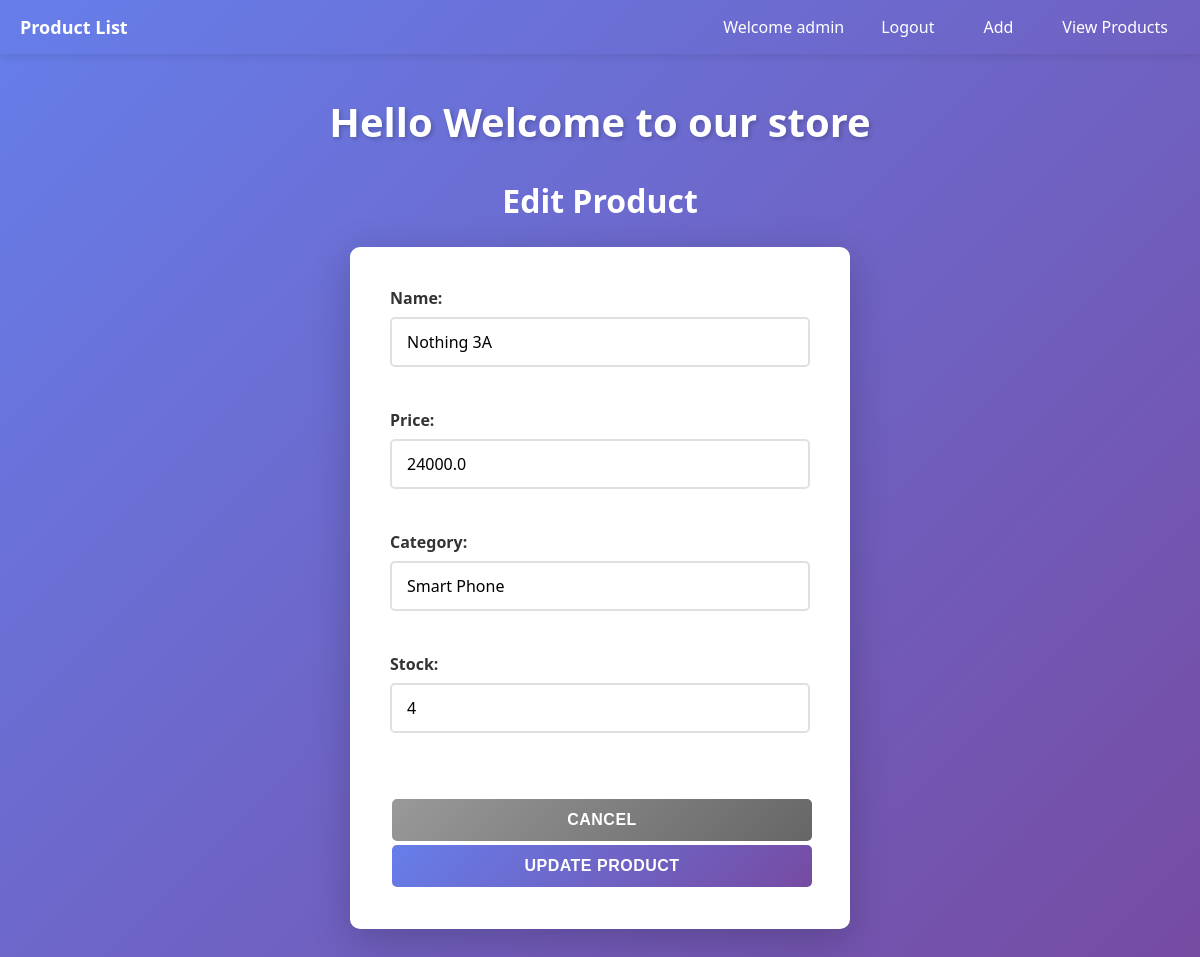
Page /edit/3/ (signed in) on the committed database.
### app/models.py (models this page shows, shortened)
class Product(models.Model):
    name = models.CharField(max_length=100)
    catagory = models.CharField(max_length=100)
    price = models.FloatField()
    stock = models.IntegerField()
    created_at = models.DateTimeField(auto_now_add=True)

### app/views.py (the view, shortened to what this page needs)
# urls.py: path('edit/<int:product_id>/',views.edit, name= 'edit'),
@login_required
def edit(request, product_id):
    x = get_object_or_404(Product, id=product_id)
    return render(request, 'edit.html',{'product':x})

### app/templates/edit.html (shortened to what this page needs)
{% extends 'base.html' %}
{% block content %}
<h2>Edit Product</h2>
<form method="post">
    <div>
        <label for="name">Name:</label>
        <input
            type="text"
            id="name"
            name="name"
            value="{{ product.name }}"
            required>
    </div>
    <br>
    <div>
        <label for="price">Price:</label>
        <input
            type="number"
            id="price"
            name="price"
            step="0.01"
            value="{{ product.price }}"
            required>
    </div>
    <br>
    <div>
        <label for="catagory">Category:</label>
        <input
            type="text"
            id="catagory"
            name="catagory"
            value="{{ product.catagory }}">
    </div>
    <br>
    <div>
        <label for="stock">Stock:</label>
        <input
            type="number"
            id="stock"
            name="stock"
            value="{{ product.stock }}">
    </div>
    <br>
    <br>
    <a href="{% url 'index' %}">
        <button type="button">Cancel</button>
    </a>
    <button type="submit">Update Product</button>
</form>
{% endblock %}

### app/templates/base.html (shortened to what this page needs)
<!DOCTYPE html>
<html lang="en">
<head>
</head>
<body>
<nav>
    <ul>
        <li> Product List </li>
        {% if user.is_authenticated %}
            <li>Welcome {{ user.username }}</li>
            <li><a href="{% url 'logout' %}">Logout</a></li>
            <li><a href="{% url 'add' %}">Add</a></li>
            <li><a href="{% url 'index' %}">View Products</a></li>
        {% else %}
            <li><a href="{% url 'login' %}">Login</a></li>
            <li><a href="{% url 'register' %}">Register</a></li>
        {% endif %}
    </ul>
</nav>
<div class="container">
    <h1>Hello Welcome to our store</h1>
    {% block content %}
    {% endblock %}
</div>
</body>
</html>

### app/templates/base.html (style rules this page uses)
* { margin: 0; padding: 0; box-sizing: border-box; }
body { font-family: 'Segoe UI', Tahoma, Geneva, Verdana, sans-serif; background: linear-gradient(135deg, #667eea 0%, #764ba2 100%); min-height: 100vh; color: #333; }
nav { color: white; padding: 15px 0; box-shadow: 0 2px 10px rgba(0, 0, 0, 0.1); position: sticky; top: 0; z-index: 100; }
nav ul { list-style: none; display: flex; gap: 25px; max-width: 1200px; margin: 0 auto; padding: 0 20px; align-items: center; flex-wrap: wrap; }
nav li { display: inline; }
nav a { color: white; text-decoration: none; font-weight: 500; transition: all 0.3s ease; padding: 8px 12px; border-radius: 4px; }
nav li:first-child { font-size: 18px; font-weight: bold; flex-grow: 1; }
h1 { color: white; text-align: center; margin-bottom: 30px; font-size: 2.5em; text-shadow: 2px 2px 4px rgba(0, 0, 0, 0.2); }
h2 { color: white; margin-bottom: 25px; font-size: 2em; text-align: center; }
.container { max-width: 1200px; margin: 40px auto; padding: 0 20px; }
form { background: white; padding: 40px; border-radius: 10px; box-shadow: 0 10px 40px rgba(0, 0, 0, 0.2); max-width: 500px; margin: 0 auto 30px; }
form div { margin-bottom: 20px; }
label { display: block; margin-bottom: 8px; font-weight: 600; color: #333; }
input[type=text], input[type=number], input[type=password], input[type=email] { width: 100%; padding: 12px 15px; border: 2px solid #e0e0e0; border-radius: 5px; font-size: 1em; transition: all 0.3s ease; font-family: 'Segoe UI', Tahoma, Geneva, Verdana, sans-serif; }
button { width: 100%; padding: 12px; background: linear-gradient(135deg, #667eea 0%, #764ba2 100%); border: none; color: white; font-size: 1em; font-weight: 600; cursor: pointer; border-radius: 5px; transition: all 0.3s ease; text-transform: uppercase; letter-spacing: 0.5px; margin: 2px; }
button[type=button] { background: linear-gradient(135deg, #999 0%, #666 100%); }
a { color: white; text-decoration: none; transition: all 0.3s ease; }

### rows in the picture
Product: name "Nothing 3A", price "24000.0", catagory "Smart Phone", stock "4"

### other values in the picture
{{ user.username }} "admin"
